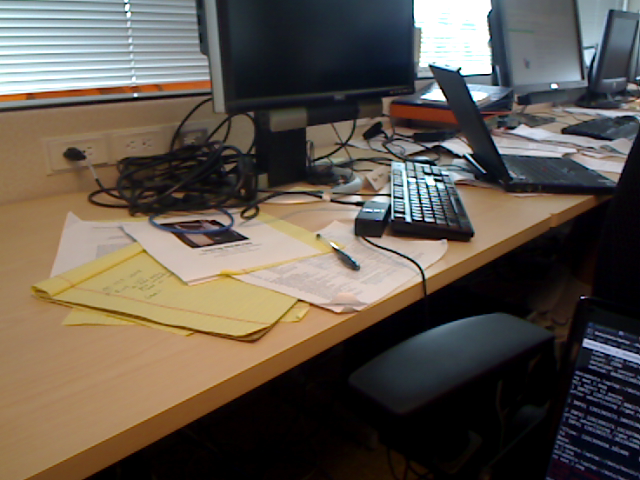
#> input picture imgs/desk_1_1.png, 640 x 480 px
$ python visualServo.py   (older library calls are emulated)
#> lines starting #> are read from the running program, lines starting #| are printed output that depends on the picture
### visual_servo_method/compute_matches.py
#!/usr/bin/env python

import numpy as np
import cv2
import matplotlib.pyplot as plt

# [49 lines left out: function drawMatches, not called in this run]


def import_images():
	#import images
	downorig = cv2.imread("../imgs/desk_1_1.png", cv2.IMREAD_GRAYSCALE)
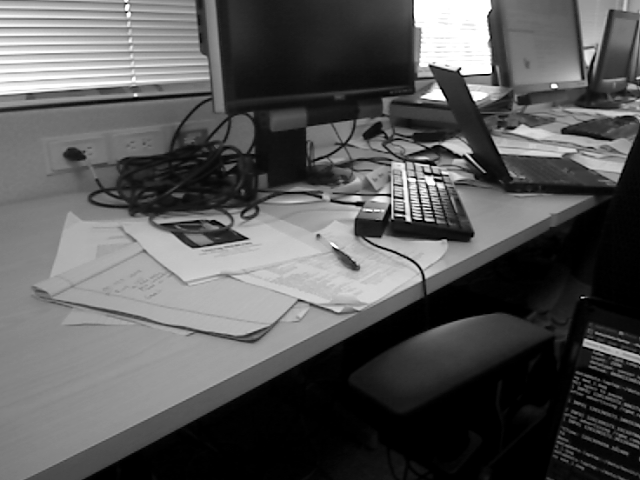
#> downorig: shape (480, 640); min 0, max 255, mean 87.9
	uporig = cv2.imread("../imgs/desk_1_2.png", cv2.IMREAD_GRAYSCALE)
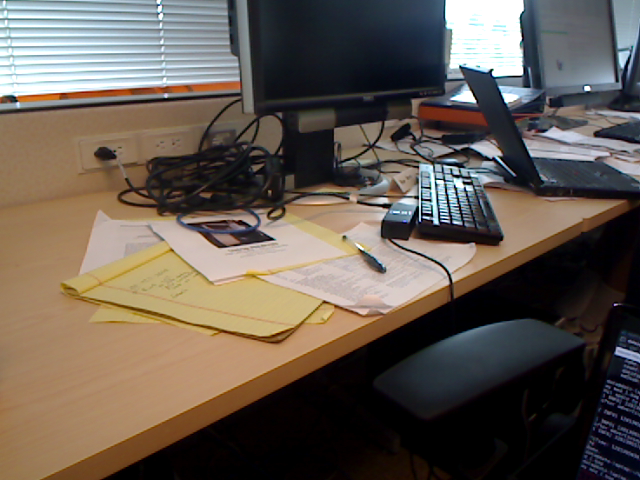
#> input picture imgs/desk_1_2.png, 640 x 480 px
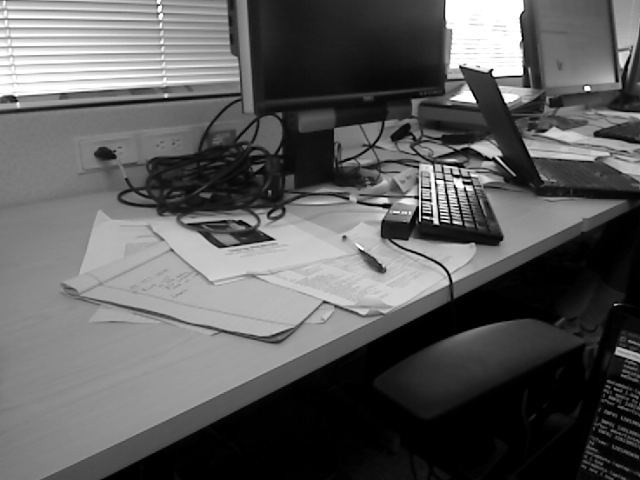
#> uporig: shape (480, 640); min 0, max 255, mean 92.8
#> (the run stopped early here; a loop or call above may not have finished)
